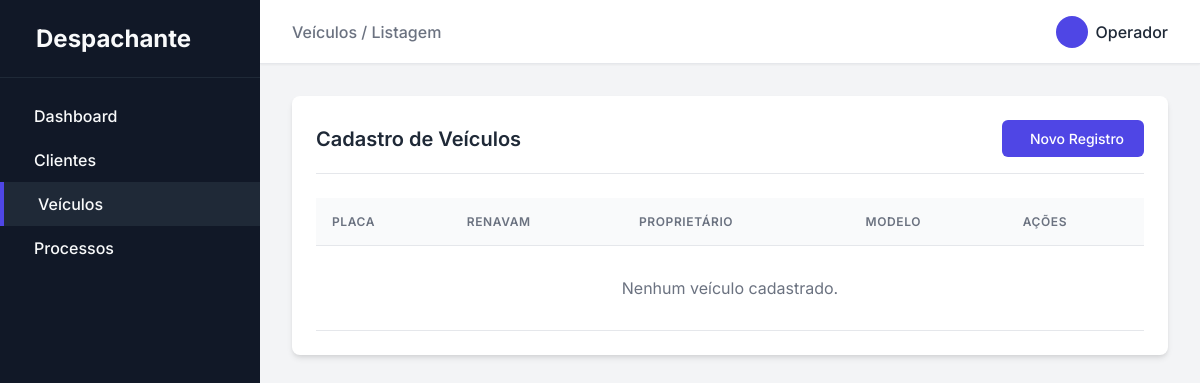
The app's page /veiculos, older data.
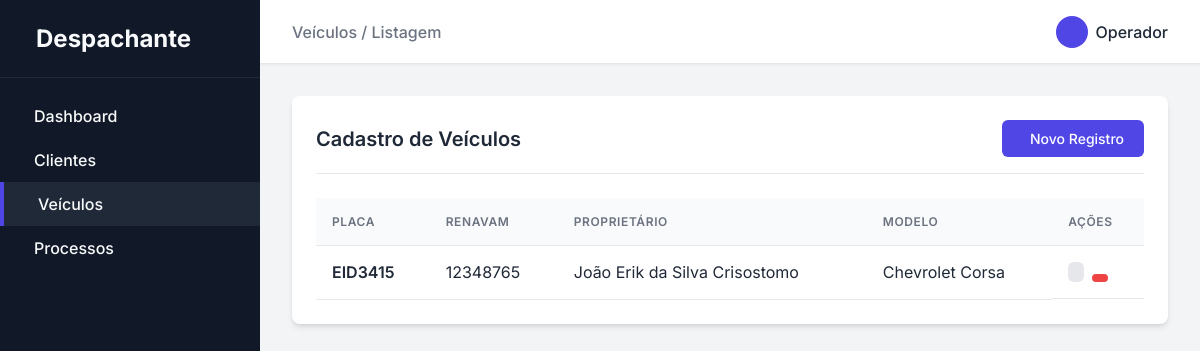
The same page, newer data.
### app/models.py (models this page shows)
class Veiculo(db.Model):
    __tablename__ = 'veiculo'
    id = db.Column(db.Integer, primary_key=True)
    placa = db.Column(db.String(50), nullable=False)
    renavam = db.Column(db.String(50), nullable=False)
    chassis = db.Column(db.String(50), nullable=False)
    grupo = db.Column(db.String(50), nullable=False)
    placa_anterior = db.Column(db.String(50), nullable=False)
    proprietario_anterior = db.Column(db.String(50), nullable=False)
    cpf__cnpj_anterior = db.Column(db.String(50), nullable=False)
    marca__modelo = db.Column(db.String(50), nullable=False)
    tipo = db.Column(db.String(50), nullable=False)
    especie = db.Column(db.String(50), nullable=False)
    cor = db.Column(db.String(50), nullable=False)
    combustivel = db.Column(db.String(50), nullable=False)
    categoria = db.Column(db.String(50), nullable=False)
    ano_fabricacao = db.Column(db.String(50), nullable=False)
    ano_modelo = db.Column(db.String(50), nullable=False)
    cilindradas = db.Column(db.String(50), nullable=False)
    potencia = db.Column(db.String(50), nullable=False)
    passageiros = db.Column(db.String(50), nullable=False)
    proprietario_id = db.Column(db.Integer, db.ForeignKey('cliente.id'))
    processos = db.relationship('Processo', backref='veiculo', lazy=True)

class Cliente(db.Model):
    __tablename__ = 'cliente'
    id = db.Column(db.Integer, primary_key=True)
    nome = db.Column(db.String(50), nullable=False)
    vencimento_cnh = db.Column(db.Date, nullable=False)
    nome_pai = db.Column(db.String(50), nullable=False)
    nome_mae = db.Column(db.String(50), nullable=False)
    cpf__cnpj = db.Column(db.String(50), nullable=False)
    rg = db.Column(db.String(50), nullable=False)
    data_nascimento = db.Column(db.Date, nullable=False)
    email = db.Column(db.String(50), nullable=False)
    telefone = db.Column(db.String(50), nullable=False)
    endereco_id = db.Column(db.Integer, db.ForeignKey('endereco.id'))
    veiculos = db.relationship('Veiculo', backref='cliente', lazy=True)
    processos = db.relationship('Processo', backref='cliente', lazy=True)

### app/routes/home.py (the view)
@bp.route('/veiculos')
def veiculos():
    veiculos = Veiculo.query.all()
    return render_template('veiculos/index.html', veiculos=veiculos)

### app/templates/veiculos/index.html (shortened to what this page needs)
{% extends 'base.html' %}
{% block breadcrumb %}Veículos / Listagem{% endblock %}
{% block content %}
<div class="card">
    <div class="card-header">
        <h2 class="card-title">Cadastro de Veículos</h2>
        <a href="{{ url_for('home.veiculo_novo') }}" class="btn btn-primary">
            Novo Registro
        </a>
    </div>
    <div class="table-responsive">
        <table class="table">
            <thead>
                <tr>
                    <th>Placa</th>
                    <th>Renavam</th>
                    <th>Proprietário</th>
                    <th>Modelo</th>
                    <th>Ações</th>
                </tr>
            </thead>
            <tbody>
                {% for veiculo in veiculos %}
                <tr>
                    <td style="font-weight: 600;">{{ veiculo.placa }}</td>
                    <td>{{ veiculo.renavam }}</td>
                    <td>{{ veiculo.cliente.nome if veiculo.cliente else '-' }}</td>
                    <td>{{ veiculo.marca__modelo }}</td>
                    <td class="actions" style="display: flex; gap: 0.5rem;">
                        <a href="{{ url_for('home.veiculo_editar', id=veiculo.id) }}" class="btn btn-secondary" style="padding: 0.25rem 0.5rem;"></a>
                        <form action="{{ url_for('home.veiculo_excluir', id=veiculo.id) }}" method="POST" style="margin: 0; display: inline;" onsubmit="return confirm('Tem certeza que deseja excluir este veículo?');">
                            <button type="submit" class="btn btn-danger" style="padding: 0.25rem 0.5rem; border: none; cursor: pointer;"></button>
                        </form>
                    </td>
                </tr>
                {% else %}
                <tr>
                    <td colspan="5" style="text-align: center; color: var(--text-muted); padding: 2rem;">Nenhum veículo cadastrado.</td>
                </tr>
                {% endfor %}
            </tbody>
        </table>
    </div>
</div>
{% endblock %}

Row changes from the older to the newer data that the page shows:
added Veiculo: placa "EID3415", renavam "12348765", cliente "João Erik da Silva Crisostomo", marca__modelo "Chevrolet Corsa"
Text that changed along with them:
text no longer shown: "Nenhum veículo cadastrado."
